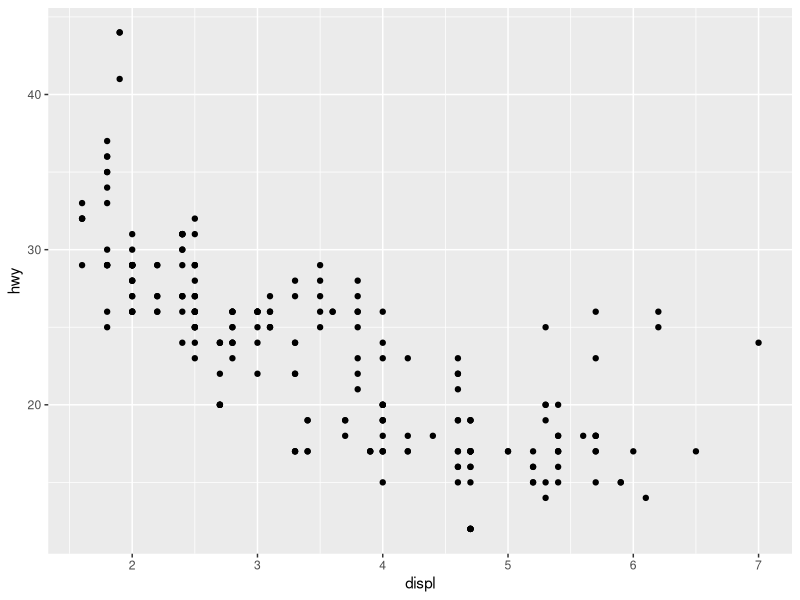
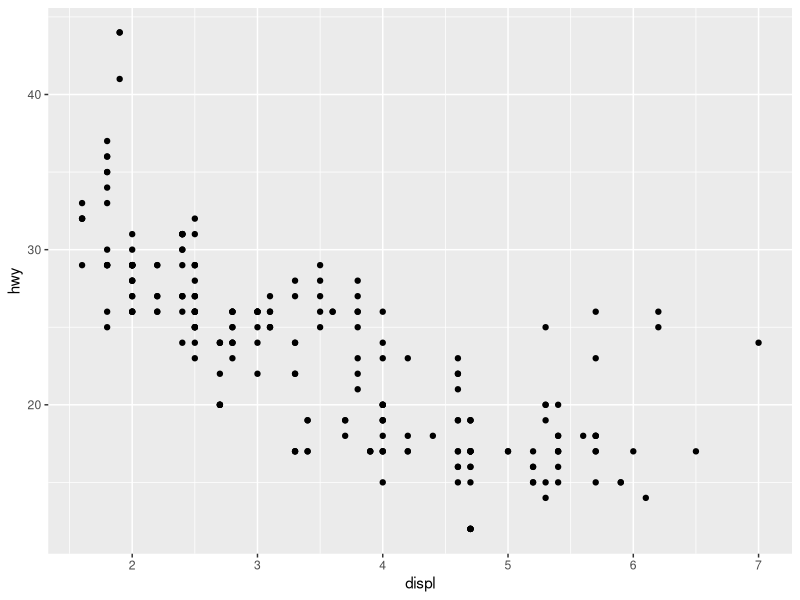
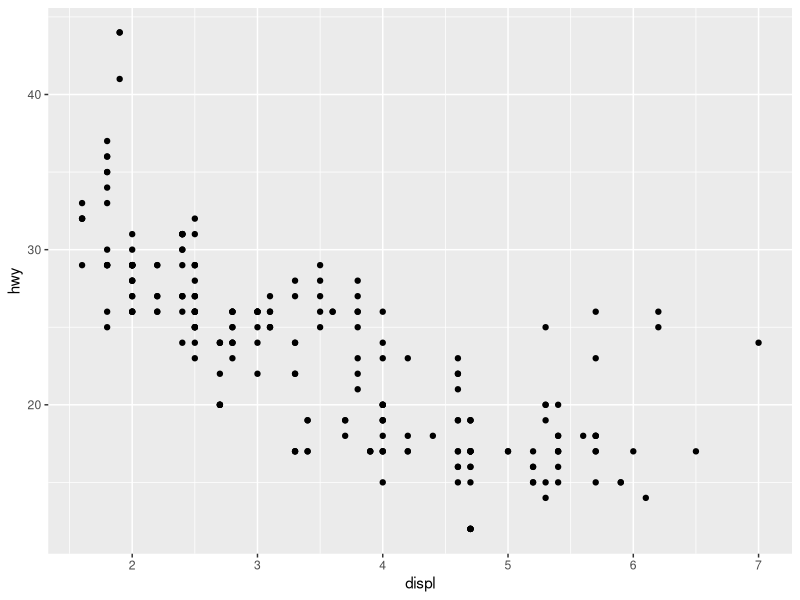
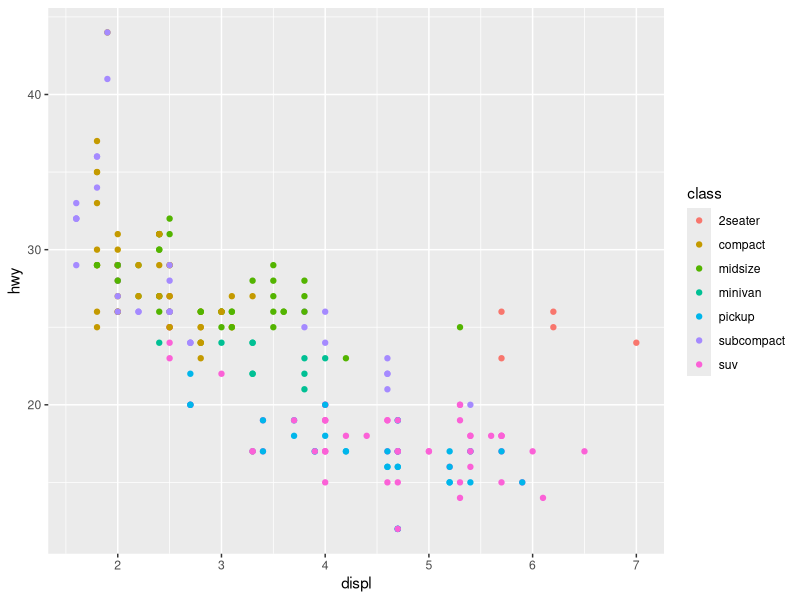
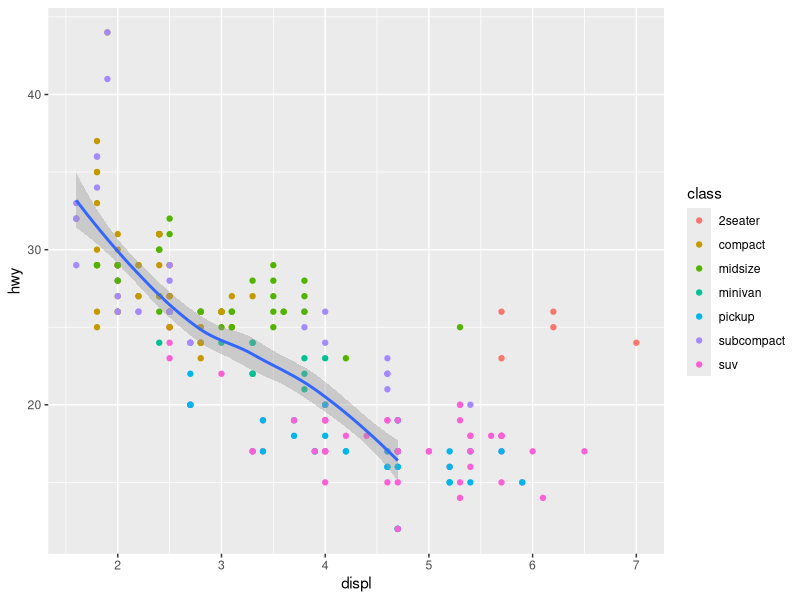
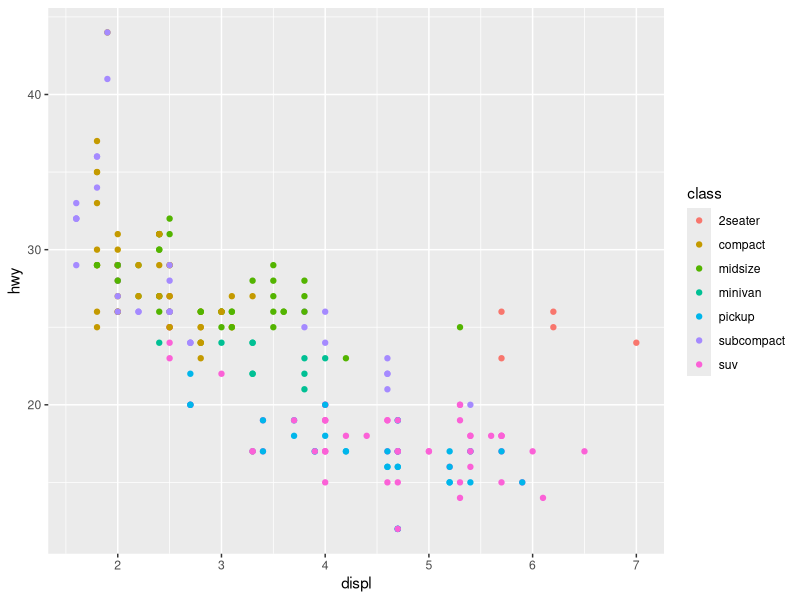
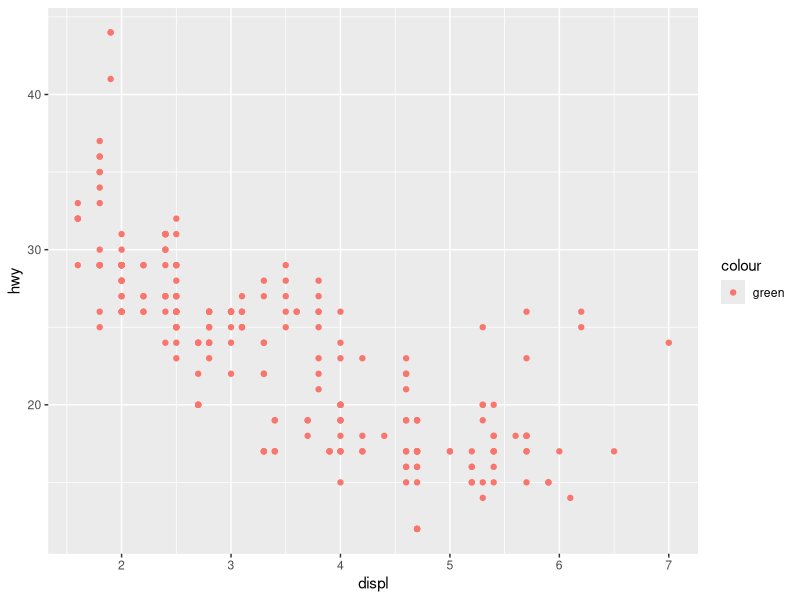
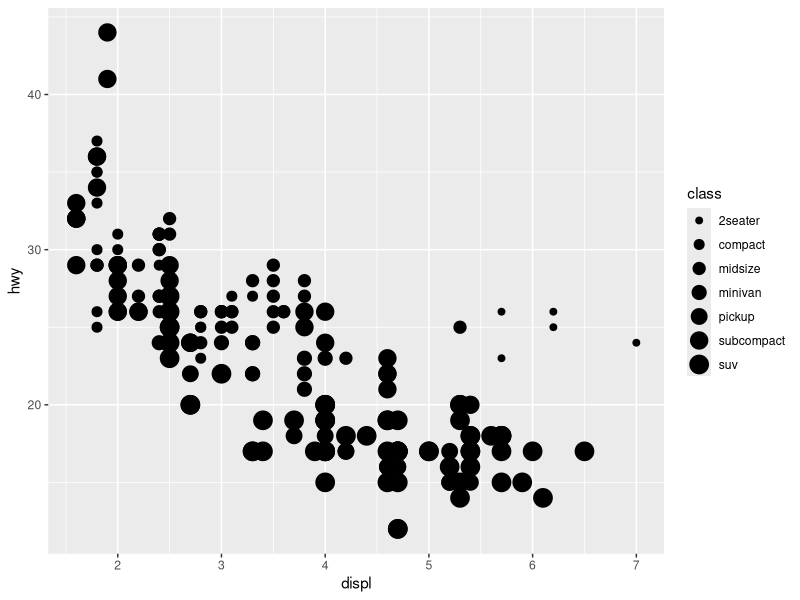

Write the R code that produced these figures, in order.
## ---- chunk 1
knitr::opts_chunk$set(echo = TRUE)
library(tidyverse)
## ---- chunk 2
data(mpg)
head(mpg)
## ---- chunk 3
str(mpg)
## ---- chunk 4
ggplot(data=mpg)+
  geom_point(mapping=aes(x=displ, y=hwy))
## ---- chunk 5
ggplot(data=mpg, mapping = aes(x=displ, y=hwy))+
  geom_point()
## ---- chunk 6
ggplot(mpg, mapping=aes(x=displ, y=hwy))+
  geom_point()
## ---- chunk 7
ggplot(mpg,mapping=aes(x=displ, y=hwy))+
  geom_point(mapping=aes(color=class))
## ---- chunk 8
ggplot(data=mpg, mapping =aes(x=displ, y=hwy))+     geom_point(mapping=aes(color=class))+
  geom_smooth(data=filter(mpg,displ<5))
## ---- chunk 9
ggplot(data=mpg)+
  geom_point(aes(x=displ,y=hwy,color=class))
## ---- chunk 10
ggplot(data=mpg)+
  geom_point(aes(x=displ,y=hwy,color="green"))
## ---- chunk 11
ggplot(data=mpg)+
  geom_point(mapping=aes(x=displ, y=hwy, size=class))
## ---- chunk 12
ggplot(data=mpg)+
  geom_point(mapping=aes(x=displ, y=hwy, alpha=class))
## ---- chunk 13
ggplot(data=mpg)+
  geom_point(mapping=aes(x=displ, y=hwy, shape=class))
## ---- chunk 14
ggplot(data=mpg)+
  geom_point(mapping=aes(x=displ, y=hwy, size=class, color=class))
## ---- chunk 15
ggplot(data=mpg)+
  geom_point(mapping=aes(x=displ, y=hwy))+
  facet_wrap(~ class, nrow=2)
## ---- chunk 16
ggplot(data=mpg)+
  geom_point(mapping=aes(x=displ,y=hwy))+
  facet_grid(drv ~ cyl)
## ---- chunk 17
ggplot(data=mpg)+
  geom_point(mapping=aes(x=displ,y=hwy))+
  facet_grid(. ~ cyl)
## ---- chunk 18
ggplot(data=mpg)+
  geom_smooth(mapping=aes(x=displ,y=hwy))

ggplot(data=mpg)+
  geom_smooth(mapping=aes(x=displ,y=hwy, linetype=drv))
## ---- chunk 19
ggplot(data=mpg, mapping=aes(x=displ, y=hwy, color=drv)) + geom_point()+
  geom_smooth()

ggplot(data = mpg, mapping = aes(x = displ, y = hwy)) +
  geom_point(mapping = aes(color = class)) +
  geom_smooth()
## ---- chunk 20
ggplot(data=mpg, mapping=aes(x=displ, y=hwy))+
  geom_point(mapping=aes(color=class))+
  geom_smooth(data=filter(mpg, class=="subcompact"),se=FALSE)
